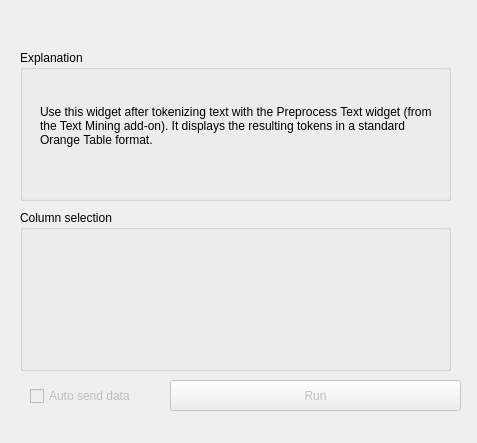
<?xml version="1.0" encoding="UTF-8"?>
<ui version="4.0">
 <class>Form</class>
 <widget class="QWidget" name="Form">
  <property name="geometry">
   <rect>
    <x>0</x>
    <y>0</y>
    <width>477</width>
    <height>443</height>
   </rect>
  </property>
  <property name="windowTitle">
   <string>Form</string>
  </property>
  <widget class="QGroupBox" name="groupBox">
   <property name="geometry">
    <rect>
     <x>20</x>
     <y>50</y>
     <width>431</width>
     <height>151</height>
    </rect>
   </property>
   <property name="title">
    <string>Explanation</string>
   </property>
   <widget class="QLabel" name="Description">
    <property name="geometry">
     <rect>
      <x>20</x>
      <y>40</y>
      <width>401</width>
      <height>71</height>
     </rect>
    </property>
    <property name="text">
     <string>Use this widget after tokenizing text with the Preprocess Text widget (from the Text Mining add-on). It displays the resulting tokens in a standard Orange Table format.</string>
    </property>
    <property name="textFormat">
     <enum>Qt::AutoText</enum>
    </property>
    <property name="alignment">
     <set>Qt::AlignLeading|Qt::AlignLeft|Qt::AlignVCenter</set>
    </property>
    <property name="wordWrap">
     <bool>true</bool>
    </property>
   </widget>
  </widget>
  <widget class="QPushButton" name="pushButton_send">
   <property name="enabled">
    <bool>false</bool>
   </property>
   <property name="geometry">
    <rect>
     <x>170</x>
     <y>380</y>
     <width>291</width>
     <height>31</height>
    </rect>
   </property>
   <property name="text">
    <string>Run</string>
   </property>
  </widget>
  <widget class="QCheckBox" name="checkBox_send">
   <property name="enabled">
    <bool>false</bool>
   </property>
   <property name="geometry">
    <rect>
     <x>30</x>
     <y>386</y>
     <width>121</width>
     <height>20</height>
    </rect>
   </property>
   <property name="text">
    <string>Auto send data</string>
   </property>
  </widget>
  <widget class="QGroupBox" name="groupBox_3">
   <property name="geometry">
    <rect>
     <x>20</x>
     <y>210</y>
     <width>431</width>
     <height>161</height>
    </rect>
   </property>
   <property name="title">
    <string>Column selection</string>
   </property>
   <widget class="QLabel" name="Description_4">
    <property name="geometry">
     <rect>
      <x>10</x>
      <y>30</y>
      <width>411</width>
      <height>61</height>
     </rect>
    </property>
    <property name="text">
     <string/>
    </property>
    <property name="textFormat">
     <enum>Qt::AutoText</enum>
    </property>
    <property name="alignment">
     <set>Qt::AlignLeading|Qt::AlignLeft|Qt::AlignVCenter</set>
    </property>
    <property name="wordWrap">
     <bool>true</bool>
    </property>
   </widget>
   <widget class="QWidget" name="placeholder" native="true">
    <property name="geometry">
     <rect>
      <x>0</x>
      <y>30</y>
      <width>431</width>
      <height>131</height>
     </rect>
    </property>
   </widget>
  </widget>
 </widget>
 <resources/>
 <connections/>
</ui>
